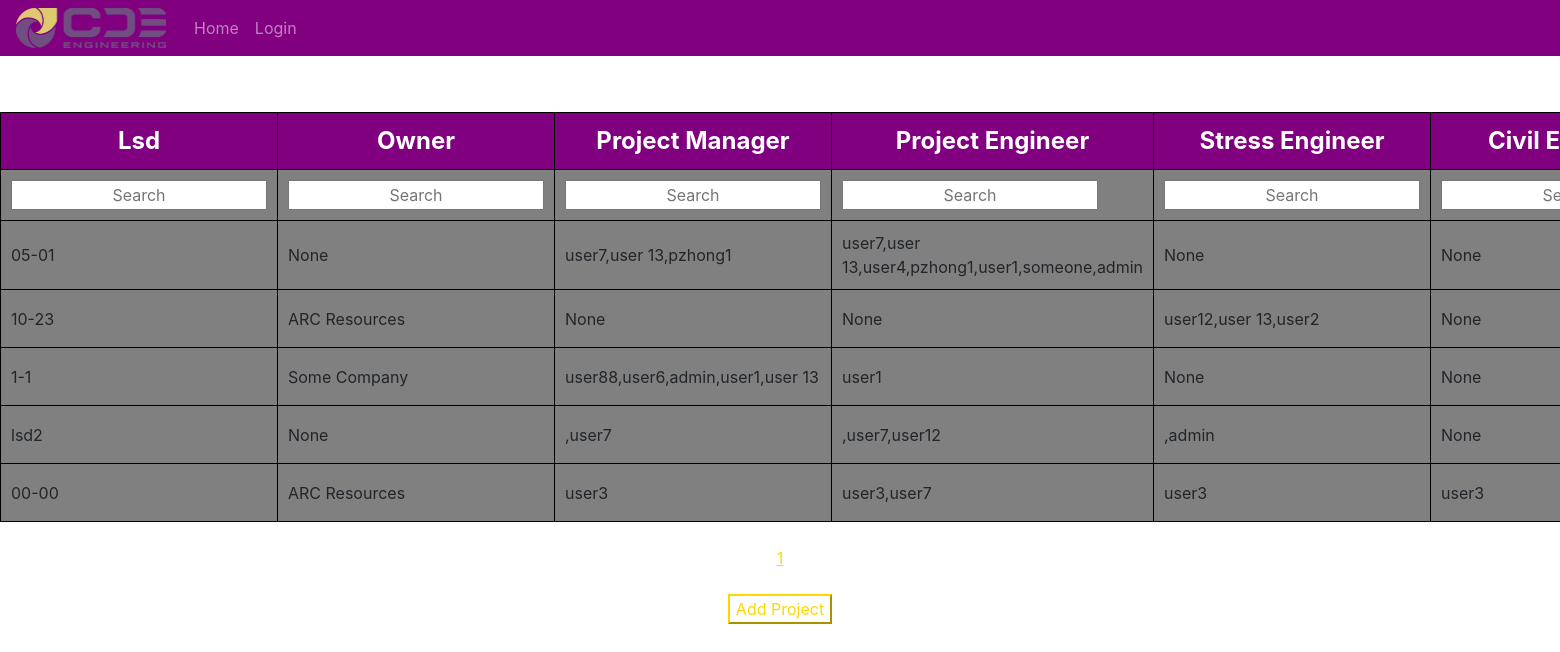
Screenshot of /project_summary with the database file from the repository.
### tables this page shows
CREATE TABLE "project" (entry INTEGER PRIMARY KEY, project TEXT, lsd TEXT, owner TEXT, project_manager TEXT, project_engineer TEXT, stress_engineer TEXT, civil_engineer TEXT, electrical_engineer TEXT, drafting_lead TEXT, oss TEXT, extra_field TEXT, extra_field2 TEXT, extra_field3 TEXT, number REAL, datefield TEXT);

### main.py (the view)
@app.route('/project_summary', methods=['GET', 'POST'])
def project_summary():
    user = ''
    access_list = []
    if 'user_name' in session:
        user = session['user_name']
    form_list = ProjectFormTable()
    for field in form_list.table_form.entries:
        if field.edit.data:
            entry = field.entry.data
            return redirect(url_for('project_form', entry=entry))
    table_name = 'project'
    if form_list.download.data:
        conditions = []
        response = download_data(table_name, conditions)
        return response
    if form_list.upload.data:
        index_headers = ['project']
        file = form_list.file.data
        upload_excel(table_name, index_headers, file)
        flash('File uploaded', 'success')
    if form_list.add.data:
        return redirect(url_for('project_form'))
    load_condition = []
    headers = load_dynamic_form_list(form_list, load_condition, table_name)
    show_list, _ = get_column_list(table_name)
    if 'password' in headers:
        headers.remove('password')
    print(f'project summary')
    return render_template('project_summary.html', form_list=form_list, headers=headers, user=user, show_list=show_list, access_list=access_list)

### forms.py
class ProjectFormTable(FlaskForm):
    table_form = FieldList(FormField(ProjectForm), min_entries=0)
    download = SubmitField('Download Project Data')
    file = FileField('File', name='project_file', validators=[FileRequired()])
    upload = SubmitField('Upload Project Data')
    add = SubmitField('Add Project')
    sort_status = StringField('Sort Status', name='sort_status')

class ProjectForm(FlaskForm):
    client_list = get_list('client', 'client_name', ['client_name'], ' ')
    user_list = get_list('user', 'user_name', ['first_name', 'last_name'], ' ')
    submit = SubmitField('Save')
    delete = SubmitField('Delete')
    edit = SubmitField('Edit')
    entry = IntegerField('Entry', name='entry')

### form_functions.py (called while the page is built)
def find_column_datatype(tablename, header):
    target_column = tablename + '>>' + header
    connection = sqlite3.connect('data_base.db')
    cursor = connection.cursor()
    cursor.execute('PRAGMA TABLE_INFO(datatype_setting)')
    header_info = cursor.fetchall()
    headers = [row[1] for row in header_info]
    print(f'SELECT * FROM datatype_setting WHERE column_reference = {target_column}')
    cursor.execute(f'SELECT * FROM datatype_setting WHERE column_reference = "{target_column}"')
    selected_row = cursor.fetchone()
    if selected_row is not None:
        datatype_index = headers.index('datatype')
        datatype = selected_row[datatype_index]
    else:
        datatype = 'text'
    return datatype

def select_field_type(table_name, column_name):
    dropdown_table_name = 'dropdown_list_setting'
    target_name = table_name + '>>' + column_name
    dropdown_headers = ['dropdown_list_type']
    dropdown_table_content = download_table(dropdown_table_name, dropdown_headers, conditions=[['target', '=', target_name]])
    type_list = []
    for row in dropdown_table_content:
        if row[0] in ['single_select', 'multi_select']:
            type_list.append(row[0])
    print(f'target name = {target_name}')
    print(type_list)
    if len(type_list) > 0 and all('single_select' == element for element in type_list):
        return 'single_select'
    elif len(type_list) and all('multi_select' == element for element in type_list):
        return 'multi_select'
    else:
        return None

### templates/project_summary.html (shortened to what this page needs)
{% set highlight = "setting" %}
{% extends 'base.html' %}
{% block content %}
<html lang="en">
<head>
</head>
<body>
<br>
{% if user == 'admin'%}
    {% set column_display_style = '' %}
{% else %}
    {% set column_display_style = 'hidden' %}
{% endif %}
<form id="project" method="POST" action="" enctype="multipart/form-data" novalidate>
    <table id="table">
    <br/>
    <tr>
        {% set first_row = form_list.table_form.entries[0] %}
        {% for header in headers %}
            {% for field in first_row %}
                {% if '-'.join(field.name.split('-')[2:]) == header %}
                <td style="background-color: purple; text-align:center; font-size: 150%; font-weight: bold; color: white; text-transform: capitalize" data-name="{{header}}" class="header" style="text-align:center;">{{ field.label.text | replace('_', ' ')}}{{ field(class_='field_value_hidden') }}</td>
                {% endif %}
            {% endfor %}
        {% endfor %}
    </tr>
    <tr>
        {% set first_row = form_list.table_form.entries[0] %}
        {% for header in headers %}
            {% for field in first_row %}
                {% if '-'.join(field.name.split('-')[2:]) == header %}
                <td style="background-color:grey;" data-name="{{header}}"><input type="text" data-name="{{header}}" style="text-align:center;" class="searchbox" placeholder="Search"></td>
                {% endif %}
            {% endfor %}
        {% endfor %}
    </tr>
        <tbody id="tableBody">
        {% for row in form_list.table_form.entries %}
            <tr class="single_row">
                {% for header in headers %}
                {% for field in row %}
                {% if '-'.join(field.name.split('-')[2:]) == header %}
                <td  style="background-color:grey;" data-name="{{header}}">{{ field.data }}{{ field(class_='field_value_hidden', data_name=header) }}</td>
                {% endif %}
                {% endfor %}
                {% endfor %}
            </tr>
        {% endfor %}
        </tbody>
    </table>
    <br>
    <div id="pageNumbers">
    </div>
    <br>
    <div style="text-align: center;">{{ form_list.add(class='btn-outline-info') }}</div>
</form>
</body>
</html>
{% endblock content %}

### templates/base.html (shortened to what this page needs)
<!doctype html>
<html lang="en">
<head id="head_content">
    <link rel="stylesheet" href="https://cdn.jsdelivr.net/npm/bootstrap@4.0.0/dist/css/bootstrap.min.css"
>
    <nav class="navbar navbar-expand-lg navbar-dark bg-dark" id="banner">
        <div class="collapse navbar-collapse" id="navbarNavDropdown">
            <ul class="navbar-nav">
                <img src="{{ url_for('static', filename='logo.png') }}" alt="Logo" class="navbar-logo">
                <li class="nav-itme {{ 'active' if highlight == 'home' else '' }}">
                    <a class="nav-link" href="{{url_for('homepage')}}"> Home </a>
                </li>
                {% if user == '' %}
                <li class="nav-itme {{ 'active' if highlight == 'login' else '' }}">
                    <a class="nav-link" href="{{url_for('login')}}">Login</a>
                </li>
                {% endif %}
            </ul>
        </div>
    </nav>
    {% block content %}
    {% endblock content %}
</head>
<body id="body_content">
</body>
</html>

### templates/project_summary.html (style rules this page uses)
table { margin: 0 auto; }
td { padding: 10px; border: 1px solid black; }
#pageNumbers { text-align: center; cursor: pointer; }
body { visibility: hidden; }

### rows the page displays
project: data "05-01" "user7,user 13,pzhong1" "user7,user 13,user4,pzhong1,user1,someone,admin"
project: data "10-23" "ARC Resources" "user12,user 13,user2"
project: data "1-1" "Some Company" "user88,user6,admin,user1,user 13" "user1"
project: data "lsd2" ",user7" ",user7,user12" ",admin"
project: data "00-00" "ARC Resources" "user3" "user3,user7" "user3" "user3"

### other values shown
{{ field.label.text | replace('_', ' ') }} "Lsd" "Owner" "Project Manager" "Project Engineer" "Stress Engineer" "Civil…"
{{ field.data }} "None" "None" "None" "None" "None" "None" "None" "None" "None" "None"
